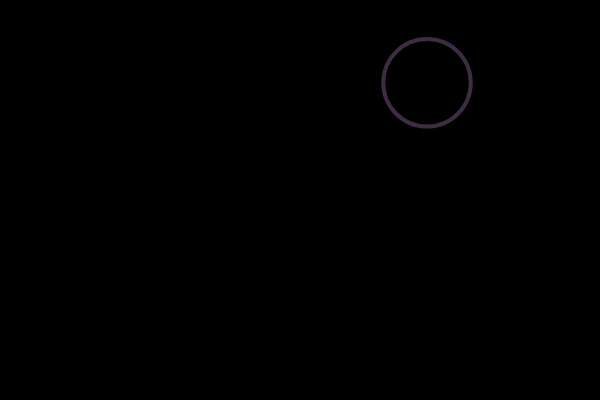
Frame 1 (no input)
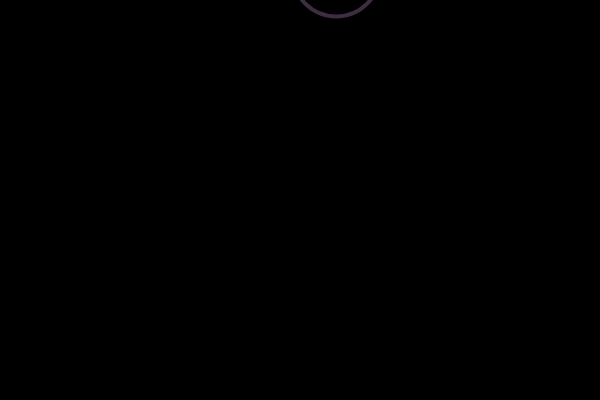
Frame 60 (no input)
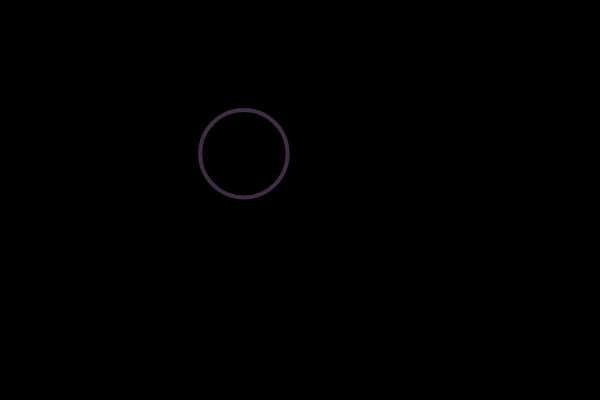
Frame 120 (the mouse pressed at the canvas centre since frame 60)

The p5.js sketch that drew these frames (run headless with seeded random() and noise() and a simulated clock; from frame 60 on, the mouse is pressed at the canvas centre):

// p5.js sketch
// ── sketch.js
// ADD & REMOVE GRAVITY CIRCLES ASGN START CODE

// DECLARE GLOBAL VARIABLES
var circle;

// SETUP FUNCTION - Runs once at beginning of program
function setup() {
    createCanvas(600, 400);

    // Initialize Global Variables
    circle = new GravityCircle();
}

// DRAW FUNCTION - Loops @ 60FPS by default
function draw() {
    background(0);
    circle.update();
    circle.display();

}

// ── gravityCircle.js
function GravityCircle() {
    // Properties (State)
    this.x = random(width);
    this.y = random(height);
    this.r = random(25, 50);
    this.xSpeed = random(-5, 5);
    this.ySpeed = 0;
    this.g = random(0.25, 0.75);
    this.launchSpeed = random(-10, -30);
    this.col = color(random(255), random(255), random(255));

    // Methods (State)
    this.update = function() {
        // Move & Bounce this object Horizontally
        this.x += this.xSpeed;
        if (this.x < 0 || this.x > width) {
            this.xSpeed = this.xSpeed * -1;
        }

        // Move & Bounce this object Vertically
        this.y += this.ySpeed;
        this.ySpeed += this.g;  // Apply gravity
        if (this.y > height) {
            this.y = height; // Set to ground position
            this.ySpeed = this.launchSpeed; // Reset to launch speed
            this.launchSpeed = this.launchSpeed * 0.95; // Energy loss
        }
    };

    this.display = function() {
        noFill();
        stroke(this.col);
        strokeWeight(4);
        ellipse(this.x, this.y, 2 * this.r);
    };
}
